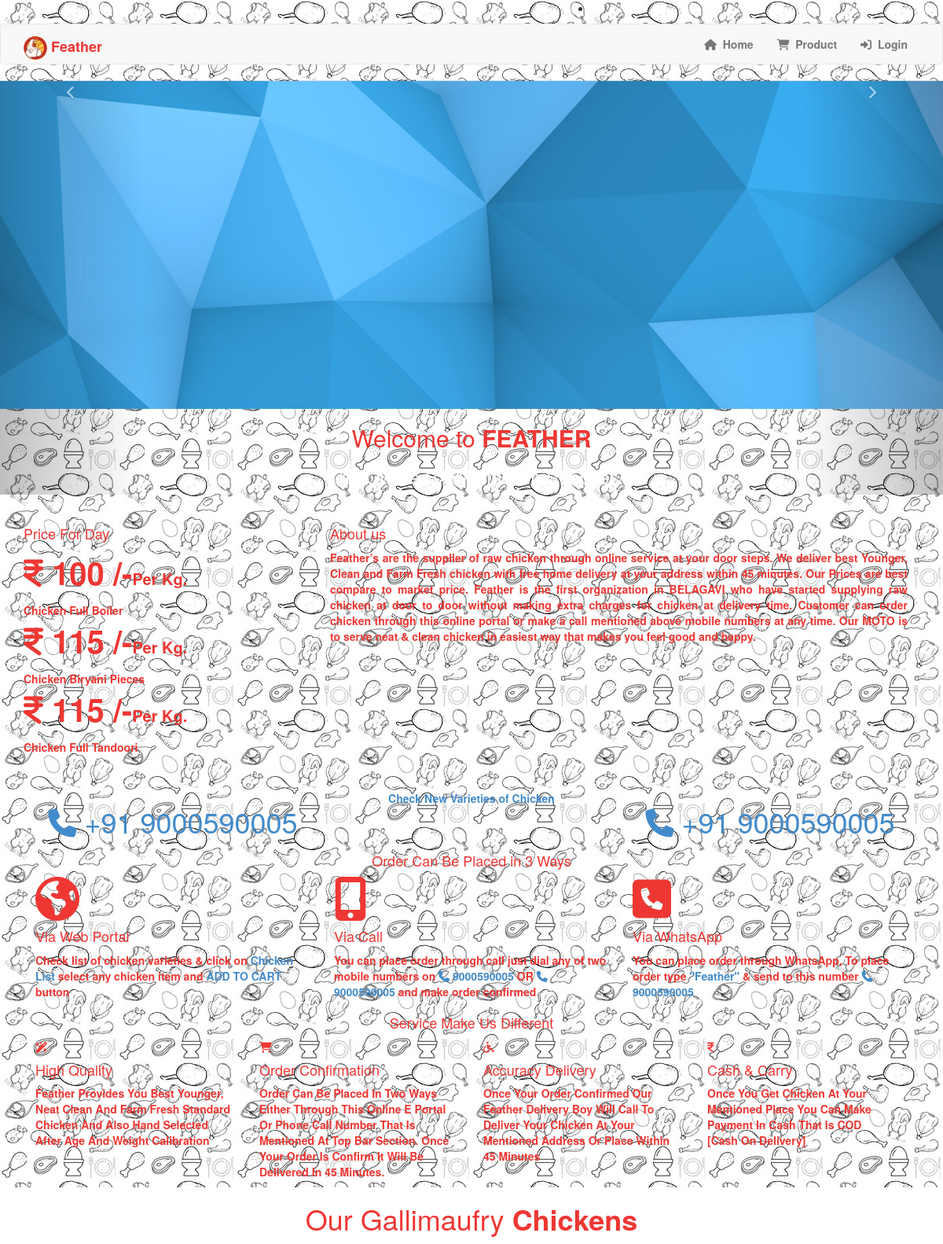
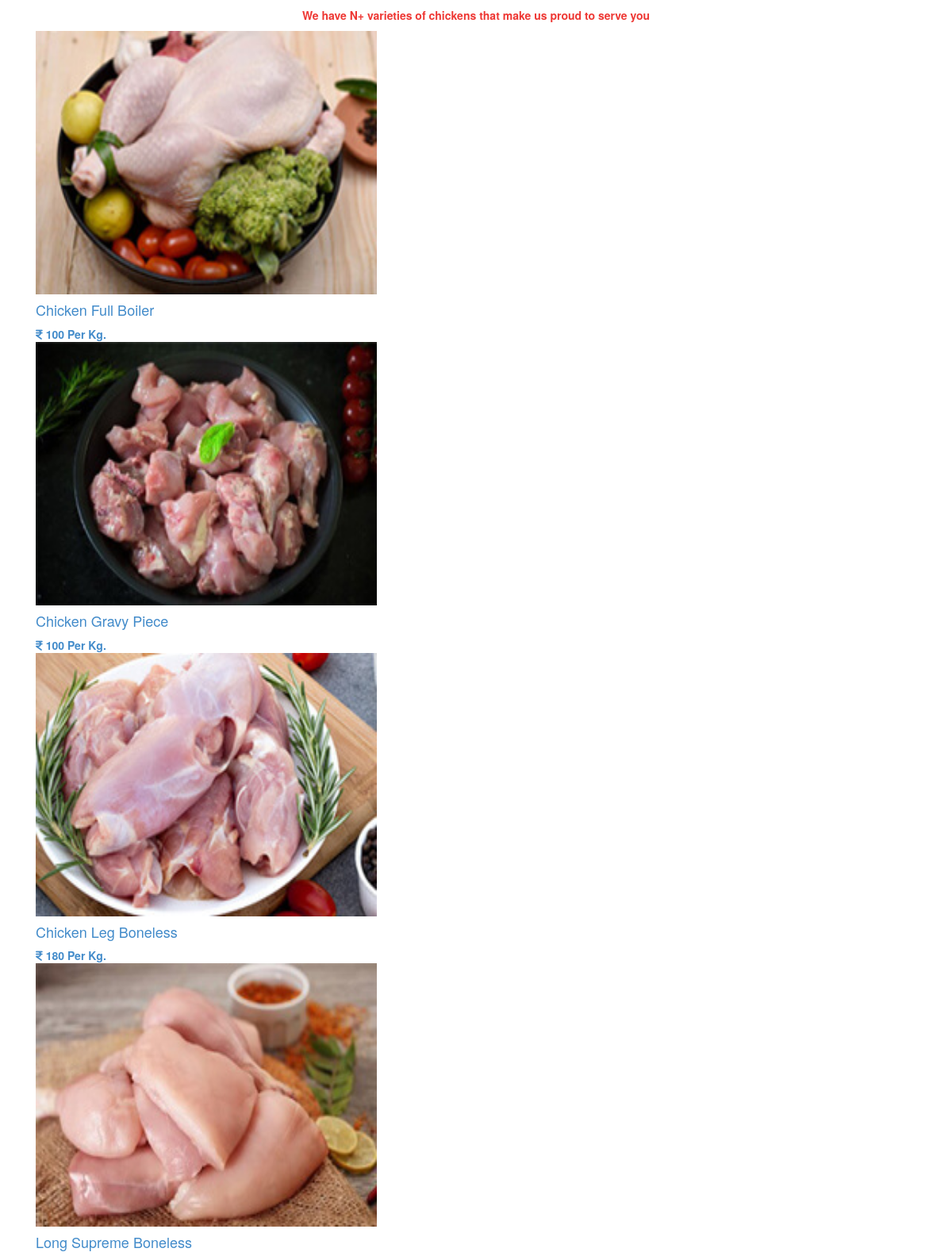
The page / (upper part) on the database its author committed (2 pictures, top to bottom).
### tables this page shows
CREATE TABLE IF NOT EXISTS `cw_chicken_variety` (
`chv_oid` int(11) NOT NULL,
  `chv_variety_name` varchar(100) NOT NULL,
  `chv_market_price` decimal(10,2) NOT NULL,
  `chv_extra_price` decimal(10,2) NOT NULL,
  `chv_price` decimal(10,2) NOT NULL,
  `quatity_type` varchar(50) NOT NULL,
  `chv_img_loc` varchar(100) NOT NULL,
  `chv_status` varchar(20) NOT NULL,
  `chv_sort_number` int(11) NOT NULL,
  `chv_availability` varchar(50) NOT NULL,
  `chv_description` varchar(250) NOT NULL,
  `chv_price_date` date NOT NULL,
  `create_date` timestamp NOT NULL DEFAULT CURRENT_TIMESTAMP
);

### cw-BLL/get_chicken_variety.php (called while the page is built, shortened)
<?php
$chicken_list_arr = array();
$chicken_list_arr["chicken_list_arr"]=array();
$sql = "SELECT * FROM `cw_chicken_variety` WHERE `chv_status` = 'active' ORDER BY `chv_sort_number` ASC   ";
$exe = mysqli_query($connect,$sql);
if(mysqli_num_rows($exe) > 0 ) {
    while($row = mysqli_fetch_array($exe)){
        $obj_get_all_chicken_varieties = new get_all_chicken_varieties();
        $obj_get_all_chicken_varieties->chk_variety_name = $row['chv_variety_name'];
        $obj_get_all_chicken_varieties->chk_price = $row['chv_price'];
        $obj_get_all_chicken_varieties->chk_image_location = $row['chv_img_loc'];
    }
}
?>

### generic-functions.php (called while the page is built)
<?php
function make_decimal($data){
    return number_format($data);
}
?>

### index.php (the view, shortened to what this page needs)
<!doctype html>
<html lang="en">
<head>
    <?php   require_once 'cw-admin/dbcon.php';
            require_once 'cw-BLL/get_chicken_variety.php';
            require_once 'generic-functions.php';
            include 'section-CSS-Library.php';
            $page =  'Home'; ?>
</head>
<body style="background: url(images/body-bg/body_bg.jpg) fixed repeat;">
    <div id="container" class="boxed-page">
        <?php include'section-header.php'; ?>
            <div id="main-slide" class="carousel slide" data-ride="carousel">
                <div class="carousel-inner">
                    <div class="item active">
                        <img class="img-responsive" src="images/slider/bg1.jpg" alt="slider">
                        <div class="slider-content">
                            <div class="col-md-12 text-center">
                                <h2 class="animated2">
                                    <span>Welcome to <strong>FEATHER</strong></span>
                                </h2>
                                <h3 class="animated3">
                                    <span style="color: #FFF;">The Online RAW Chicken Supplier</span>
                                </h3>
                            </div>
                        </div>
                    </div>
                </div>
                <a class="left carousel-control" href="#main-slide" data-slide="prev">
                    <span><i class="fa fa-angle-left"></i></span>
                </a>
                <a class="right carousel-control" href="#main-slide" data-slide="next">
                    <span><i class="fa fa-angle-right"></i></span>
                </a>
            </div
        </section>
        <div class="section service" style="padding-top: 30px;padding-bottom: 15px;">
        <div>
        <div class="container">
            <div class="row">
                 <div class="col-md-4">
                        <h4 class="classic-title"><span>Price For Day</span></h4>
                        <div class="custom-carousel show-one-slide touch-carousel" data-appeared-items="1">
                            <?php foreach($chicken_list_arr["chicken_list_arr"] as $best_variety):
                            if( $best_variety->chk_variety_name === 'Chicken Full Boiler' ||
                                $best_variety->chk_variety_name === 'Chicken Biryani Pieces' ||
                                $best_variety->chk_variety_name === 'Chicken Full Tandoori'  ) {
                                 $price = make_decimal($best_variety->chk_price);
                                echo ("
                                            <div class='classic-testimonials item '>
                                                 <div class='testimonial-content'>
                                                       <p style='font-size: 40px;'><i class='fa fa-rupee'></i> $price /-<small style='font-size: 20px;'>Per Kg.</small></p>
                                                </div>
                                                <div class='testimonial-author font22'>$best_variety->chk_variety_name</div>
                                            </div>
                                ");
                            }
                            endforeach;?>
                        </div>
                    </div>
                <div class="col-md-8">
                    <div class="latest-posts">
                        <h4 class="classic-title"><span>About us</span></h4>
                        <div class="latest-posts-classic" data-appeared-items="2">
                            <div class="col-lg-12"style="padding-left: 0px;" >
                                <p class="pull-left font-14 text-justify">
                                    Feather’s are the supplier of raw chicken through online service at your door steps.
                                    We deliver best Younger, Clean and Farm Fresh chicken with free home delivery at your
                                    address within 45 minutes. Our Prices are best compare to market price. Feather
                                    is the first organization in BELAGAVI who have started supplying raw chicken at door
                                    to door without making extra charges for chicken at delivery time.
                                    Customer can order chicken through this online portal or make a call mentioned above mobile numbers
                                    at any time. Our MOTO is to serve neat & clean chicken in easiest way that makes you feel good
                                    and happy.</p>
                            </div>
                        </div>
                    </div>
                </div>
                </div>
            </div>
        </div>
        </div>
        <div class="section service" style="padding-top: 30px;padding-bottom: 15px;">
            <div>
                <div class="container">
                    <div class="row">
                        <div class="col-lg-12">
                            <div class="col-lg-4 text-center ">
                                <a href="tel:9000590005"><h1><span  class="text-red"><i class="fa fa-phone"></i> +91 9000590005</span></h1></a>
                            </div>
                            <div class="col-lg-4 text-center">
                                <a href="product.php" class="btn-system btn-large">Check New Varieties of Chicken</a>
                            </div>
                            <div class="col-lg-4 text-center  hidden-xs">
                                <a href="tel:9036379530"><h1><span  class="text-red"><i class="fa fa-phone"></i> +91 9000590005 </span></h1></a>
                            </div>
                        </div>
                    </div>
                </div>
            </div>
        </div>
        <div>
            <div class="container" style="margin-top: -26px !important;">
                <div class="row">
                    <div class="col-lg-12">
                        <div class="latest-posts">
                            <h4 class="classic-title text-center"><span>Order Can Be Placed in 3 Ways </span></h4>
                                <div class="col-md-4 col-sm-4 service-box service-icon-left-more">
                                    <div class="service-icon">
                                        <i class="fa fa-globe fa-4x"></i>
                                    </div>
                                    <div class="service-content">
                                        <h4>Via Web Portal</h4>
                                        <p>
                                            Check list of chicken varieties &  click on <a href="product.php"> Chicken List </a>
                                            select any chicken item and <a>ADD TO CART</a> button
                                        </p>
                                    </div>
                                </div>
                                <div class="col-md-4 col-sm-4 service-box service-icon-left-more">
                                    <div class="service-icon">
                                        <i class="fa fa-mobile-phone fa-4x"></i>
                                    </div>
                                    <div class="service-content">
                                        <h4>Via Call </h4>
                                        <p>You can place order  through call  just dial any of two mobile numbers on
                                        <a href="tel:9000590005"><i class="fa fa-phone"></i> 9000590005  </a>
                                        OR
                                        <a href="tel:9036379530"><i class="fa fa-phone"></i> 9000590005</a>
                                            and make order confirmed
                                        </p>
                                    </div>
                                </div>
                                <div class="col-md-4 col-sm-4 service-box service-icon-left-more">
                                    <div class="service-icon">
                                        <i class="fa fa-phone-square fa-4x"></i>
                                    </div>
                                    <div class="service-content">
                                        <h4>Via WhatsApp</h4>
                                        <p>You can place order through WhatsApp, To place order type <a>"Feather"</a> & send to this number <a href="tel:9000590005"><i class="fa fa-phone"></i> 9000590005</a>  </p>
                                    </div>
                                </div>
                        </div>
                    </div>
                </div>
            </div>
        </div>
        <div>
            <div class="container">
                <div class="row">
                    <div class="col-lg-12">
                        <div class="latest-posts">
                            <h4 class="classic-title text-center"><span>Service Make Us Different</span></h4>
                            <div class="col-md-3 col-sm-6 service-box service-center">
                                <div class="service-icon">
                                    <i class="fa fa-magic icon-large-effect icon-effect-1"></i>
                                </div>
                                <div class="service-content">
                                    <h4>High Quality</h4>
                                    <p class="text-capitalize">Feather provides you best Younger,
                                        Neat Clean and Farm Fresh Standard Chicken and also Hand Selected
                                        after age and weight calibration
                                    </p>
                                </div>
                            </div>
                            <div class="col-md-3 col-sm-6 service-box service-center">
                                <div class="service-icon">
                                    <i class="fa fa-shopping-cart icon-large-effect icon-effect-1"></i>
                                </div>
                                <div class="service-content">
                                    <h4>Order Confirmation</h4>
                                    <p class="text-capitalize">Order can be placed in two ways either through this online                                        e portal or Phone call number that is mentioned at top bar section. Once Your Order
                                        is confirm it will be delivered in 45 minutes.
                                    </p>
                                </div>
                            </div>
                            <div class="col-md-3 col-sm-6 service-box service-center">
                                <div class="service-icon">
                                    <i class="fa fa-wheelchair icon-large-effect icon-effect-1"></i>
                                </div>
                                <div class="service-content">
                                    <h4>  Accuracy Delivery</h4>
                                    <p class="text-capitalize">
                                        Once your order confirmed our Feather delivery boy will call
                                        to deliver your chicken at your mentioned address or place within 45 minutes</p>
                                </div>
                            </div>
                            <div class="col-md-3 col-sm-6 service-box service-center">
                                <div class="service-icon">
                                    <i class="fa fa-rupee icon-large-effect icon-effect-1"></i>
                                </div>
                                <div class="service-content">
                                    <h4>Cash & Carry</h4>
                                    <p class="text-capitalize">
                                        Once You get chicken at your mentioned place you can Make payment
                                        in cash that is COD <br> [Cash On Delivery]  </p>
                                </div>
                            </div>
                        </div>
                    </div>
                </div>
            </div>
        </div>
        <div class="section padding-top-bottom-30" style="background:#fff;">
            <div class="container">
                <div class="big-title text-center" data-animation="fadeInDown" data-animation-delay="01" style="margin-bottom: 20px;">
                    <h1>Our Gallimaufry <strong>Chickens</strong></h1>
                </div>
                <p class="text-center">We have N+ varieties of chickens that make us proud to serve you </p>
                <div class="">
                    <div class="container">
                        <div class="recent-projects">
                            <div class="projects-carousel touch-carousel">
                                <?php foreach($chicken_list_arr["chicken_list_arr"] as $chk_variety):
                                    $price_1 = make_decimal($chk_variety->chk_price);
                                echo ("
                                        <div class='portfolio-item item'>
                                            <div class='portfolio-border'>
                                                <div class='portfolio-thumb'>
                                                    <a href='product.php'>
                                                        <img alt='' width='430' height='332' src='images/products/$chk_variety->chk_image_location' />
                                                    </a>
                                                </div>
                                                <div class='portfolio-details'>
                                                    <a href='#'>
                                                        <h4>$chk_variety->chk_variety_name</h4>
                                                        <span class='text-red'><i class='fa fa-rupee'></i> $price_1</span>
                                                        <span class='text-red'>Per Kg.</span>
                                                    </a>
                                                </div>
                                            </div>
                                        </div>
                                        ");
                                endforeach;?>
                            </div>
                        </div>
                    </div>
                </div>
            </div>
        </div>
    </div>
</body>
</html>

### rows shown on the page
cw_chicken_variety: chv_price "100", chv_variety_name "Chicken Full Boiler", chv_img_loc (picture)
cw_chicken_variety: chv_price "115", chv_variety_name "Chicken Biryani Pieces"
cw_chicken_variety: chv_price "115", chv_variety_name "Chicken Full Tandoori"
cw_chicken_variety: chv_img_loc (picture), chv_variety_name "Chicken Gravy Piece", chv_price "100"
cw_chicken_variety: chv_img_loc (picture), chv_variety_name "Chicken Leg Boneless", chv_price "180"
cw_chicken_variety: chv_img_loc (picture), chv_variety_name "Long Supreme Boneless"
